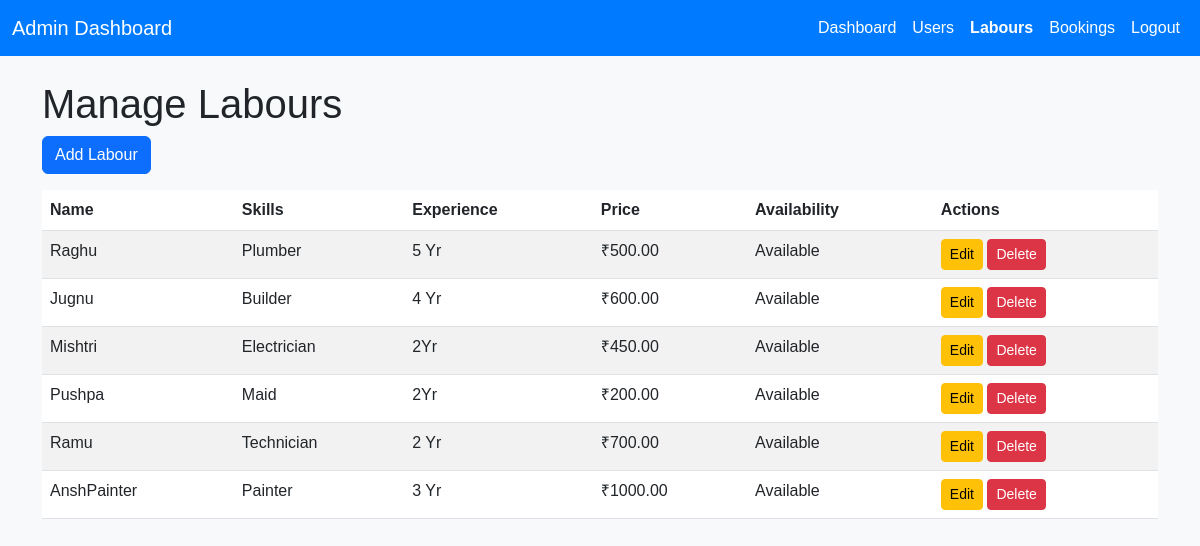
Page /manage-labours/ (signed in) on the earlier database version.
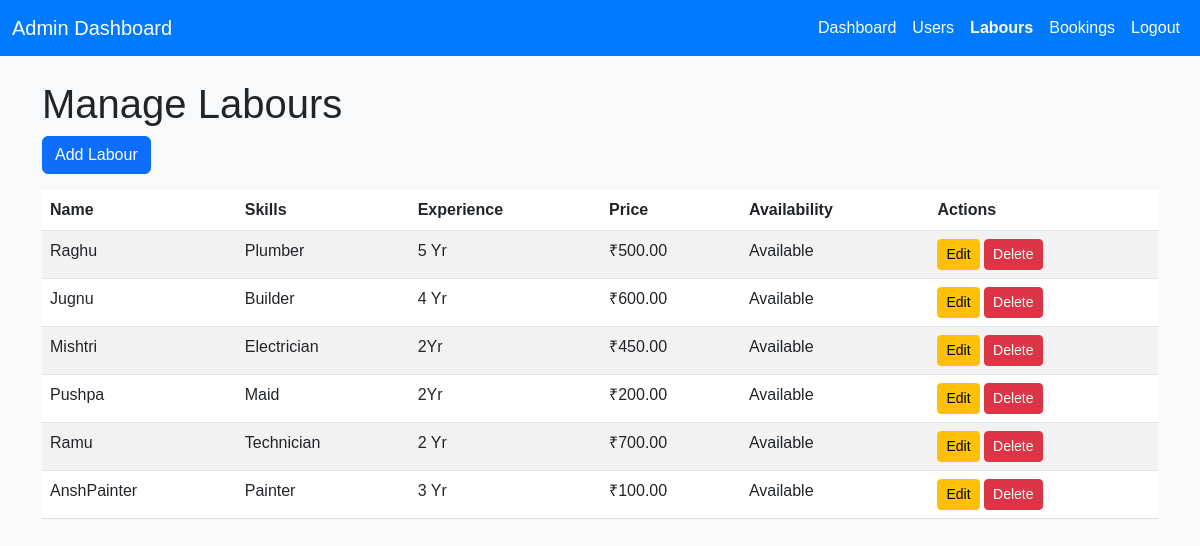
Same page on the later database version.
### myapp/models.py (models this page shows, shortened)
class Labour(models.Model):
    user = models.OneToOneField(User, on_delete=models.CASCADE, related_name='labour_profile')
    phone = models.CharField(max_length=15, null=True, blank=True)  # Updated to CharField to handle phone numbers better
    image = models.ImageField(upload_to='images/', null=True, blank=True)
    skills = models.ManyToManyField(Skill, related_name='labours', blank=True)
    experience = models.CharField(max_length=100, null=True)
    email = models.EmailField(max_length=254, null=True, blank=True)
    price = models.DecimalField(max_digits=10, decimal_places=2, null=True,blank=True)
    is_available = models.BooleanField(default=True)
    last_booking_time = models.DateTimeField(null=True, blank=True)

### myapp/views.py (the view)
# urls.py: path('manage-labours/', views.manage_labours, name='manage_labours'),
@login_required
def manage_labours(request):
    labours = Labour.objects.all()
    return render(request, 'admin/Custom_admin_dashboard.html', {'labours': labours, 'active_tab': 'labours'})

### templates/admin/Custom_admin_dashboard.html (shortened to what this page needs)
<!DOCTYPE html>
<html lang="en">
<head>
    <link href="https://cdn.jsdelivr.net/npm/bootstrap@5.3.0/dist/css/bootstrap.min.css" rel="stylesheet">
    <link href="https://cdnjs.cloudflare.com/ajax/libs/font-awesome/6.0.0-beta3/css/all.min.css" rel="stylesheet">
</head>
<body>
    <nav class="navbar navbar-expand-lg navbar-dark">
        <div class="container-fluid">
            <a class="navbar-brand" href="#">Admin Dashboard</a>
            <div class="collapse navbar-collapse" id="navbarNav">
                <ul class="navbar-nav ms-auto">
                    <li class="nav-item">
                        <a class="nav-link {% if active_tab == 'dashboard' %}active{% endif %}" href="{% url 'dashboard' %}">Dashboard</a>
                    </li>
                    <li class="nav-item">
                        <a class="nav-link {% if active_tab == 'users' %}active{% endif %}" href="{% url 'manage_users' %}">Users</a>
                    </li>
                    <li class="nav-item">
                        <a class="nav-link {% if active_tab == 'labours' %}active{% endif %}" href="{% url 'manage_labours' %}">Labours</a>
                    </li>
                    <li class="nav-item">
                        <a class="nav-link {% if active_tab == 'bookings' %}active{% endif %}" href="{% url 'manage_bookings' %}">Bookings</a>
                    </li>
                    <li class="nav-item">
                        <a class="nav-link" href="#">Logout</a>
                    </li>
                </ul>
            </div>
        </div>
    </nav>
    <div class="container mt-4">
        {% if active_tab == 'labours' %}
        <h1>Manage Labours</h1>
        <a href="{% url 'add_labour' %}" class="btn btn-primary mb-3">Add Labour</a>
        <div class="table-responsive">
            <table class="table table-striped">
                <thead>
                    <tr>
                        <th>Name</th>
                        <th>Skills</th>
                        <th>Experience</th>
                        <th>Price</th>
                        <th>Availability</th>
                        <th>Actions</th>
                    </tr>
                </thead>
                <tbody>
                    {% for labour in labours %}
                    <tr>
                        <td>{{ labour.user.username }}</td>
                        <td>
                            {% for skill in labour.skills.all %}
                                {{ skill.name }}{% if not forloop.last %}, {% endif %}
                            {% endfor %}
                        </td>
                        <td>{{ labour.experience }}</td>
                        <td>₹{{ labour.price }}</td>
                        <td>{{ labour.is_available|yesno:"Available,Not Available" }}</td>
                        <td>
                            <a href="{% url 'edit_labour' labour.id %}" class="btn btn-sm btn-warning">Edit</a>
                            <a href="{% url 'delete_labour' labour.id %}" class="btn btn-sm btn-danger">Delete</a>
                        </td>
                    </tr>
                    {% endfor %}
                </tbody>
            </table>
        </div>
        {% endif %}
    </div>
</body>
</html>

Differences in the rows shown:
changed Labour "3 Yr": price "1000.00" → "100.00"
